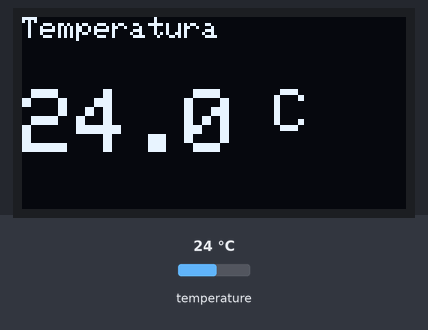
A sketch run on a simulated ESP32. Shown: 128×64 one-colour display. The test bench sets the inputs (shaded band); at power-on: temperature 24 °C. What the sketch prints to the serial monitor is not drawn.

Above: at 3.3 s.
3.4 s: temperature set to 12 °C
At 4.7 s:
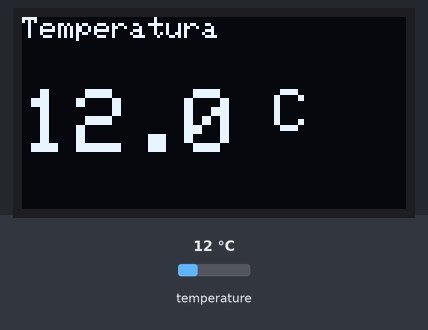
5.9 s: temperature set to 19 °C
At 6.9 s:
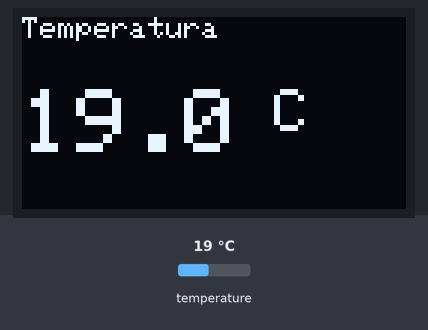
8.4 s: temperature set to 28 °C
At 10.1 s:
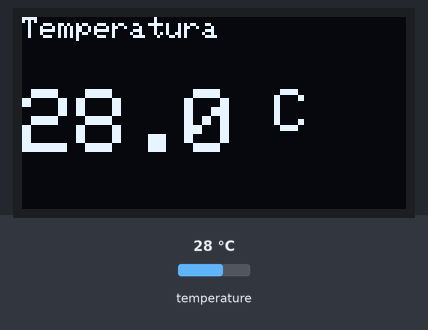
Timing chart, 0 to 11.6 s (numbered marks = the images above; inputs shaded):
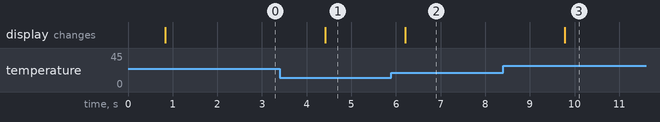

Measured:
- after the input at 3.4 s, the display: changes after 1.0 s (image 1)
- after the input at 5.9 s, the display: changes after 0.30 s (image 2)
- after the input at 8.4 s, the display: changes after 1.4 s (image 3)

The sketch:

04_temperatura_oled.ino
```cpp
// 04 · Termómetro: sensor DS18B20 (GPIO4) mostrado en la pantalla OLED (I2C 21/22).
// Librerías: OneWire, DallasTemperature, Adafruit SSD1306, Adafruit GFX.
#include <Wire.h>
#include <OneWire.h>
#include <DallasTemperature.h>
#include <Adafruit_GFX.h>
#include <Adafruit_SSD1306.h>

OneWire oneWire(4);
DallasTemperature sensor(&oneWire);
Adafruit_SSD1306 oled(128, 64, &Wire, -1);

void setup() {
  Serial.begin(115200);
  Wire.begin(21, 22);
  oled.begin(SSD1306_SWITCHCAPVCC, 0x3C);
  sensor.begin();
}

void loop() {
  sensor.requestTemperatures();
  float t = sensor.getTempCByIndex(0);
  Serial.printf("Temperatura: %.2f C\n", t);

  oled.clearDisplay();
  oled.setTextColor(SSD1306_WHITE);
  oled.setTextSize(1); oled.setCursor(0, 0);  oled.print("Temperatura");
  oled.setTextSize(3); oled.setCursor(0, 24); oled.printf("%.1f", t);
  oled.setTextSize(2); oled.print(" C");
  oled.display();
  delay(1000);
}
```
